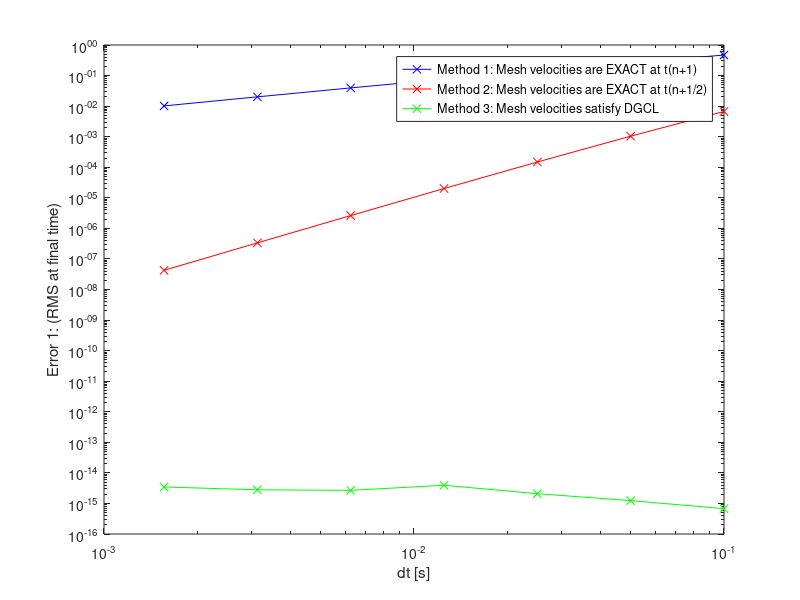
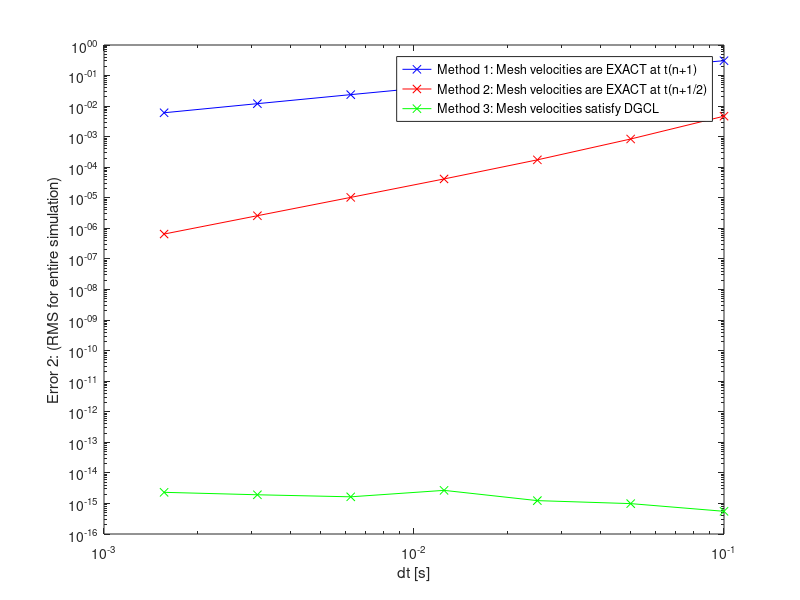

These figures' MATLAB source, in order:
close all
clear all
%% Input data
N  = 20;        % number of cells

dt   = 0.1;     % time step
tend = 10;      % total simulation time

fmt = '--b';     % linecolor for plot of final solution

show_sol = 0;   % (=1) show intermediate solutions during simulation
 
u_ex = ones(N); % unsure: creates exact scalar field solution

%% Run simulation for decreasing dt
k_max = 6;
e1_arr = zeros(k_max, 3);
e2_arr = zeros(k_max, 3);
dt_arr = zeros(k_max, 1); 

alpha_BE = [1 -1 0]; % Time discretization coefficients (first step Backward Euler)
alpha_BDF = [1.5 -2 0.5]; % Time discretization coefficients (BDF)

for method = 1:1:3
    fprintf('\nRunning Method %d', method)
    for k=1:1:k_max+1
         dt = 0.1*2^(-(k-1)); % time-step
         dt_arr(k, 1) = dt; 
    
         e1 = 0; % error 1: RMS error at final time-step
         e2 = 0; % error 2: RMS error at all time-steps
    
        %% Initialisation
        dx = zeros(1,N);    % cell volumes
        xi = zeros(1,N+1);  % face centers
        x  = zeros(1,N);    % cell centers
        u  = ones(1,N);     % solution
        
        dx_tn = zeros(1,N);    % cell volumes at tn
        xi_tn = zeros(1,N+1);  % face centers at tn
        u_tn  = ones(1,N);     % solution at tn
        
        dx_tnm1 = zeros(1,N);    % cell volumes at tn-1
        xi_tnm1 = zeros(1,N+1);  % face centers at tn-1
        u_tnm1  = ones(1,N);     % solution at tn-1
        
        xi  = (0:N)/N;              % face centers
        xi0 = (0:N)/N;              % face centers at t=0
        x   = (1:N)/N - 0.5/N;      % cell centers
        dx  = xi(2:N+1) - xi(1:N);  % cell volumes

        L = zeros(N);   % Discretization matrix
        alpha = [1 -1 0]; % Time discretization coefficients (first step Backward Euler)
        %% Simulation loop
        for t=dt:dt:tend
          dx_tn = dx;  % store cell volume at tn
          xi_tn = xi;  % store face center at tn
          u_tn  = u;   % store solution at tn
          
          xi     = xi0 + sin(2*pi*t) * sin(2*pi*xi0) / N;   % face centers at tn+1
          dx     = xi(2:N+1)-xi(1:N);                       % cell volumes at tn+1
          x      = xi(1:N) + dx/2;                          % cell centers at tn+1
          
          dxidt_exnp1   = 2*pi*cos(2*pi*(t))*sin(2*pi*xi0) / N;         % exact face velocity at tn+1
          dxidt_exnp1_2 = 2*pi*cos(2*pi*(t-dt/2))*sin(2*pi*xi0) / N;    % exact face velocity at tn+1/2
        
          %% IMPLEMENTATION OF DGCL
          dxidt_dgcl    = (alpha(1) * xi + alpha(2) * xi_tn + alpha(3) * xi_tnm1) / dt; % face velocity satisfying D-GCL
          %%                            % face velocity satisfying D-GCL
          
          if (method == 1)
            dxidt = dxidt_exnp1;
          elseif (method ==2)
            dxidt = dxidt_exnp1_2;
          else
            dxidt = dxidt_dgcl;
            % fprintf("Method %i selected\n", 3);
          end
            
          % Setting up system to solve; for each cell:
          %
          %   (u*dx)^(n+1) - (u*dx)^n      
          %   ------------------------- - [ u_leftface * dxidt_leftface * (-1) + u_rightface * dxidt_rightface * (+1) ]^(n+1) = 0
          %             dt                 
          %
          % which can be written for the total system as:
          %
          % L u^(n+1) = (u*dx)^n
          %
          % We use a simple avarage to compute the solution at a cell face:
          %   u_face = 0.5 * (u_leftcell + u_rightcell)
          %
          % Internal cells
          for i=2:N-1
            L(i,i-1:i+1) = [0 alpha(1)*dx(i) 0] - dt * 0.5*[-dxidt(i) dxidt(i+1)-dxidt(i) dxidt(i+1)];
          end
          % Boundary cells
          L(1,1:2)   = [alpha(1)*dx(1) 0] - dt * 0.5*[dxidt(2)-2*dxidt(1) dxidt(2)];
          L(N,N-1:N) = [0 alpha(1)*dx(N)] - dt * 0.5*[-dxidt(N) 2*dxidt(N+1)-dxidt(N)];
           
          u = (L\(-alpha(2)*(dx_tn.*u_tn)'-alpha(3)*(dx_tnm1.*u_tnm1)'))';

          dx_tnm1 = dx_tn;
          u_tnm1  =  u_tn;
          xi_tnm1 = xi_tn;
          
          % After first time step we can use 
          alpha= alpha;
        
          % error 1 computation
          if abs(t-tend) < 0.01*dt
              for i = 1:N
                e1 = e1 + (u(i)-u_ex(i))*(u(i)-u_ex(i));
              end
          end
        
          % error 2 computation
          for i=1:N
            e2 = e2 + (u(i)-u_ex(i))*(u(i)-u_ex(i));
          end

          if (show_sol)
            figure(1);
            hold off;
            plot(x,u,'-x');
            axis([0 1 0.8 1.2]);
        %    pause
            
          end

        end
        %% Error Computation
        e1 = sqrt(e1/N);
        M = round(tend/dt);
        e2 = sqrt(e2/(N*M));
    
        e1_arr(k, method) = e1;
        e2_arr(k, method) = e2;
    end
end

% error 1 plots 
figure(1);
hold("off");
loglog(dt_arr, e1_arr(:,1), 'b-x'); % method 1
hold("on");
loglog(dt_arr, e1_arr(:,2), 'r-x'); % method 2
loglog(dt_arr, e1_arr(:,3), 'g-x'); % method 3
legend('Method 1: Mesh velocities are EXACT at t(n+1)', 'Method 2: Mesh velocities are EXACT at t(n+1/2)','Method 3: Mesh velocities satisfy DGCL', 'Location', 'best')
xlabel('dt [s]')
ylabel('Error 1: (RMS at final time)')

% error 2 plots 
figure(2);
hold("off");
loglog(dt_arr, e2_arr(:,1), 'b-x'); % method 1
hold("on");
loglog(dt_arr, e2_arr(:,2), 'r-x'); % method 2
loglog(dt_arr, e2_arr(:,3), 'g-x'); % method 3
legend('Method 1: Mesh velocities are EXACT at t(n+1)', 'Method 2: Mesh velocities are EXACT at t(n+1/2)','Method 3: Mesh velocities satisfy DGCL','Location', 'best')
xlabel('dt [s]')
ylabel('Error 2: (RMS for entire simulation)')

%% error analysis
p_e1_method1 = polyfit(log(dt_arr), log(e1_arr(:,1)), 1);
p_e1_method2 = polyfit(log(dt_arr), log(e1_arr(:,2)), 1);
p_e2_method1 = polyfit(log(dt_arr), log(e2_arr(:,1)), 1);
p_e2_method2 = polyfit(log(dt_arr), log(e2_arr(:,2)), 1);

fprintf("\nMethod 1: Exact at tn+1:\nError1: %d\nError2: %d\n", p_e1_method1(1),p_e2_method1(1));
fprintf("\nMethod 2: Exact at tn+1/2:\nError1: %d\nError2: %d\n", p_e1_method2(1),p_e2_method2(1));

